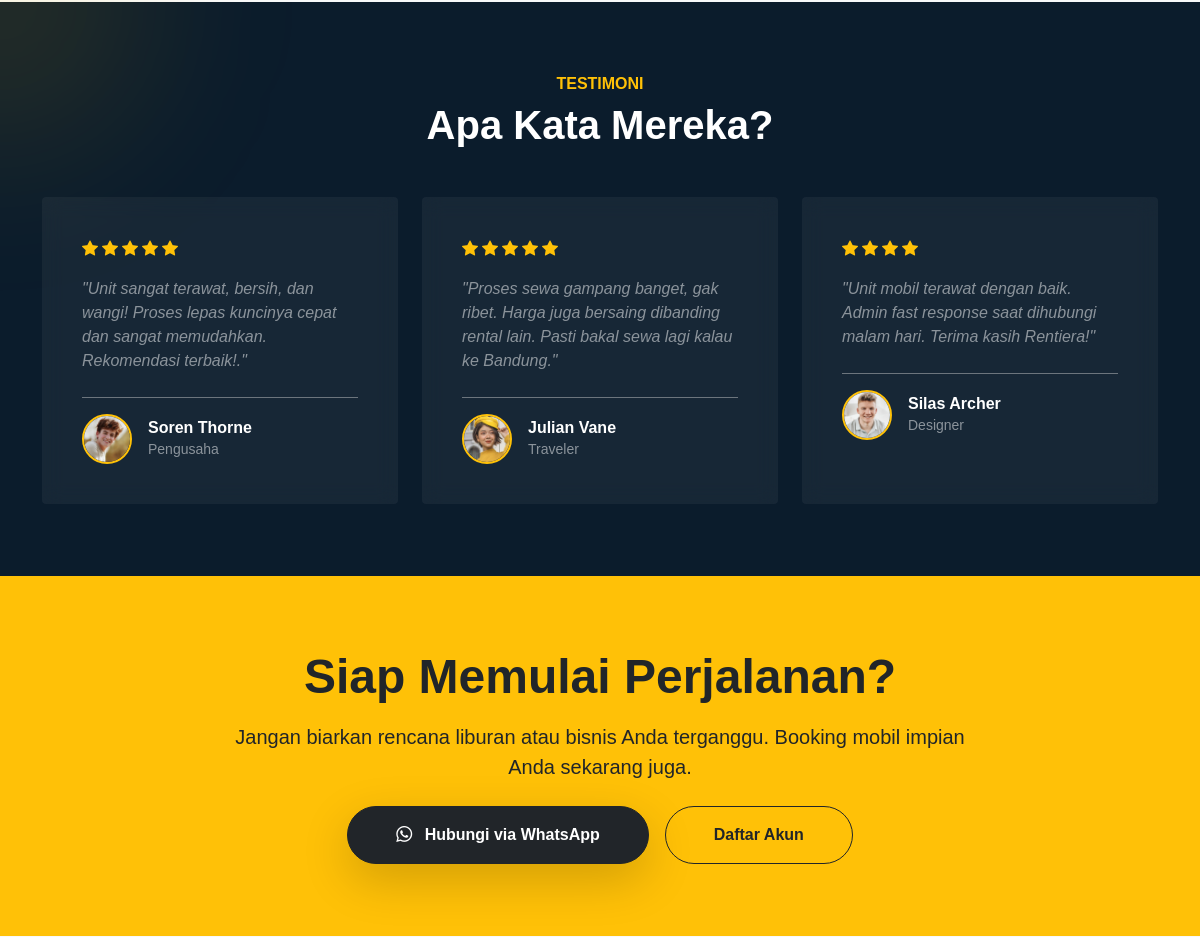
Before: / (middle part) with the older database file.
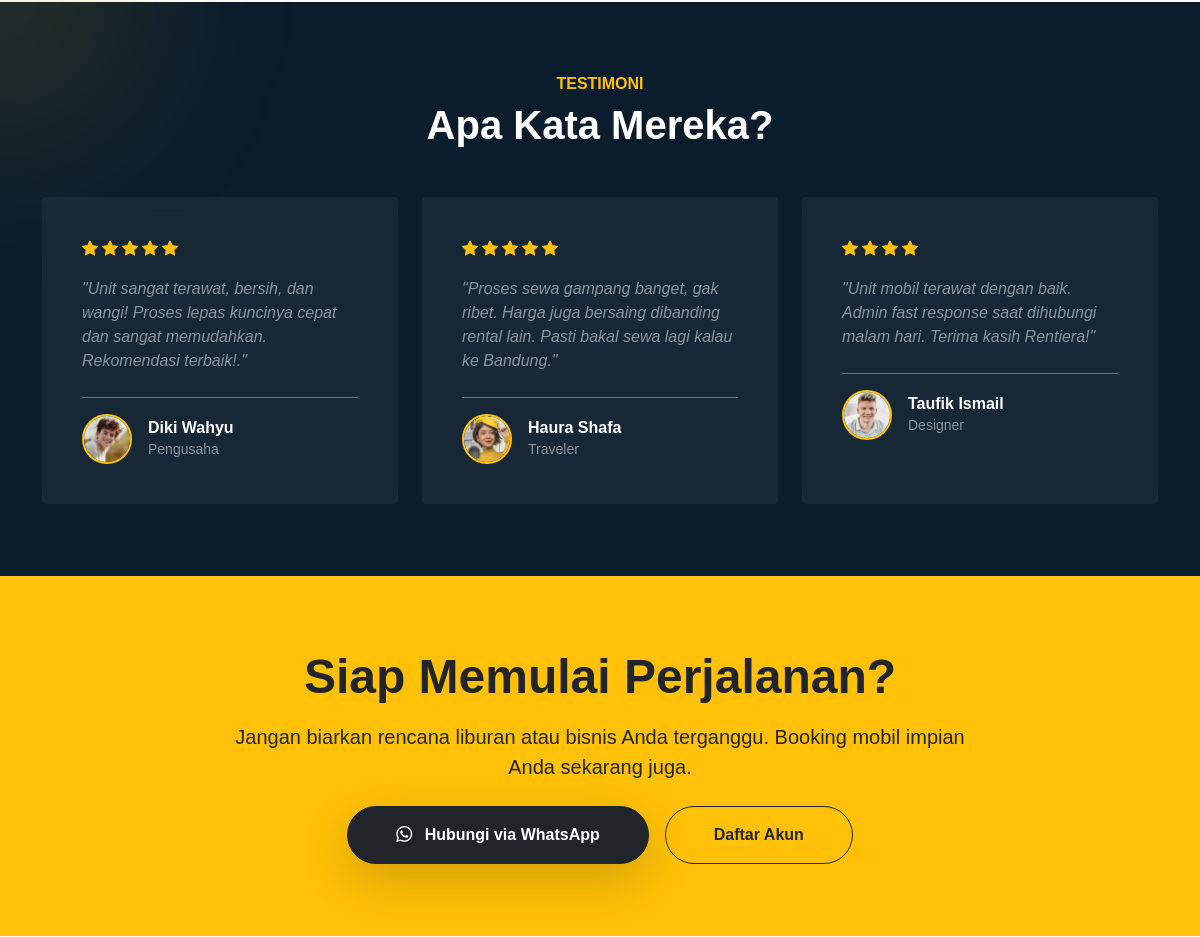
After: the same page with the newer database file.
### tables this page shows
CREATE TABLE `tb_testimoni` (
  `id_testimoni` int(11) NOT NULL,
  `nama` varchar(255) NOT NULL,
  `pekerjaan` varchar(255) NOT NULL,
  `gambar` varchar(255) NOT NULL,
  `rating` int(11) NOT NULL,
  `pesan` text NOT NULL
);

### home.php (the view, shortened to what this page needs)
            <?php
            include 'config/koneksi.php';
            ?>
<section class="py-5 position-relative" style="background-color: #0b1c2c; color: white;">
    <div class="position-absolute top-0 start-0 translate-middle"
        style="width: 300px; height: 300px; background: rgba(255, 193, 7, 0.1); filter: blur(80px); border-radius: 50%;">
    </div>
    <div class="container py-4 position-relative">
        <div class="text-center mb-5" data-aos="fade-down">
            <h6 class="text-warning fw-bold text-uppercase letter-spacing-2">Testimoni</h6>
            <h2 class="display-6 fw-bold">Apa Kata Mereka?</h2>
        </div>
        <div class="row g-4">
            <?php
            $query_testi = mysqli_query($koneksi, "SELECT * FROM tb_testimoni LIMIT 3");
            while ($row = mysqli_fetch_assoc($query_testi)) {
            ?>
            <div class="col-md-6 col-lg-4" data-aos="fade-up">
                <div class="card h-100 border-0 rounded-4 p-4 text-white"
                    style="background-color: rgba(255,255,255, 0.05); backdrop-filter: blur(10px);">
                    <div class="card-body">
                        <div class="mb-3 text-warning">
                            <?php for($i=0; $i < $row['rating']; $i++){ echo '<i class="bi bi-star-fill me-1"></i>'; } ?>
                        </div>
                        <p class="mb-4 text-white-50" style="font-style: italic;">
                            "<?php echo $row['pesan']; ?>"
                        </p>
                        <div
                            class="d-flex align-items-center mt-auto pt-3 border-top border-secondary border-opacity-25">
                            <img src="assets/images/<?php echo $row['gambar']; ?>"
                                class="rounded-circle object-fit-cover me-3 border border-2 border-warning" width="50"
                                height="50">
                            <div>
                                <h6 class="fw-bold mb-0 text-white"><?php echo $row['nama']; ?></h6>
                                <small class="text-white-50"><?php echo $row['pekerjaan']; ?></small>
                            </div>
                        </div>
                    </div>
                </div>
            </div>
            <?php } ?>
        </div>
    </div>
</section>
<section class="py-5 bg-warning">
    <div class="container py-4 text-center">
        <h2 class="fw-bold text-dark display-5 mb-3" data-aos="fade-right">Siap Memulai Perjalanan?</h2>
        <p class="lead text-dark mb-4 col-lg-8 mx-auto" data-aos="fade-left">
            Jangan biarkan rencana liburan atau bisnis Anda terganggu. Booking mobil impian Anda sekarang juga.
        </p>
        <div class="d-flex justify-content-center gap-3" data-aos="fade-up">
            <a href="https://wa.me/6285659626847"
                class="btn btn-dark rounded-pill px-5 py-3 fw-bold shadow-lg transform-hover">
                <i class="bi bi-whatsapp me-2"></i> Hubungi via WhatsApp
            </a>
            <a href="index.php?page=registrasi" class="btn btn-outline-dark rounded-pill px-5 py-3 fw-bold">
                Daftar Akun
            </a>
        </div>
    </div>
</section>

### index.php (shortened to what this page needs)
<!DOCTYPE html>
<html lang="en">
<head>
    <link href="https://cdn.jsdelivr.net/npm/bootstrap@5.0.2/dist/css/bootstrap.min.css" rel="stylesheet"
>
    <link rel="stylesheet" href="https://cdn.jsdelivr.net/npm/bootstrap-icons@1.11.3/font/bootstrap-icons.css">
    <link rel="stylesheet" href="assets/css/style.css">
    <link rel="stylesheet" href="https://unpkg.com/aos@next/dist/aos.css" />
</head>
<body>
    <div class="main-wrapper container-fluid p-0">
        <section class="hero-section position-relative" style="border-top: 1px solid transparent;">
            <?php
if (isset($_GET['page'])) {
    $page= $_GET['page'];
    switch ($page) {
    case 'login':
    include 'login.php';
    break;
    case 'registrasi':
    include 'registrasi.php';
    break;
    case 'about';
    include 'pages/about.php';
    break;
    case 'produk';
    include 'pages/produk.php';
    break;
    case 'faq';
    include 'pages/faq.php';
    break;
    case 'contact';
    include 'pages/contact.php';
    break;
    default:
    echo "Halaman tidak tersedia";
    break;
}
} else {
    include 'home.php';
}
?>
</body>
</html>

### assets/css/style.css (style rules this page uses)
html, body { max-width: 100%; overflow-x: hidden; position: relative; font-family: 'Poppins', sans-serif; background-color: #f8f9fa; }

Changed rows visible on the page:
changed tb_testimoni "Pengusaha": nama "Soren Thorne" → "Diki Wahyu"
changed tb_testimoni "Traveler": nama "Julian Vane" → "Haura Shafa"
changed tb_testimoni "Designer": nama "Silas Archer" → "Taufik Ismail"
